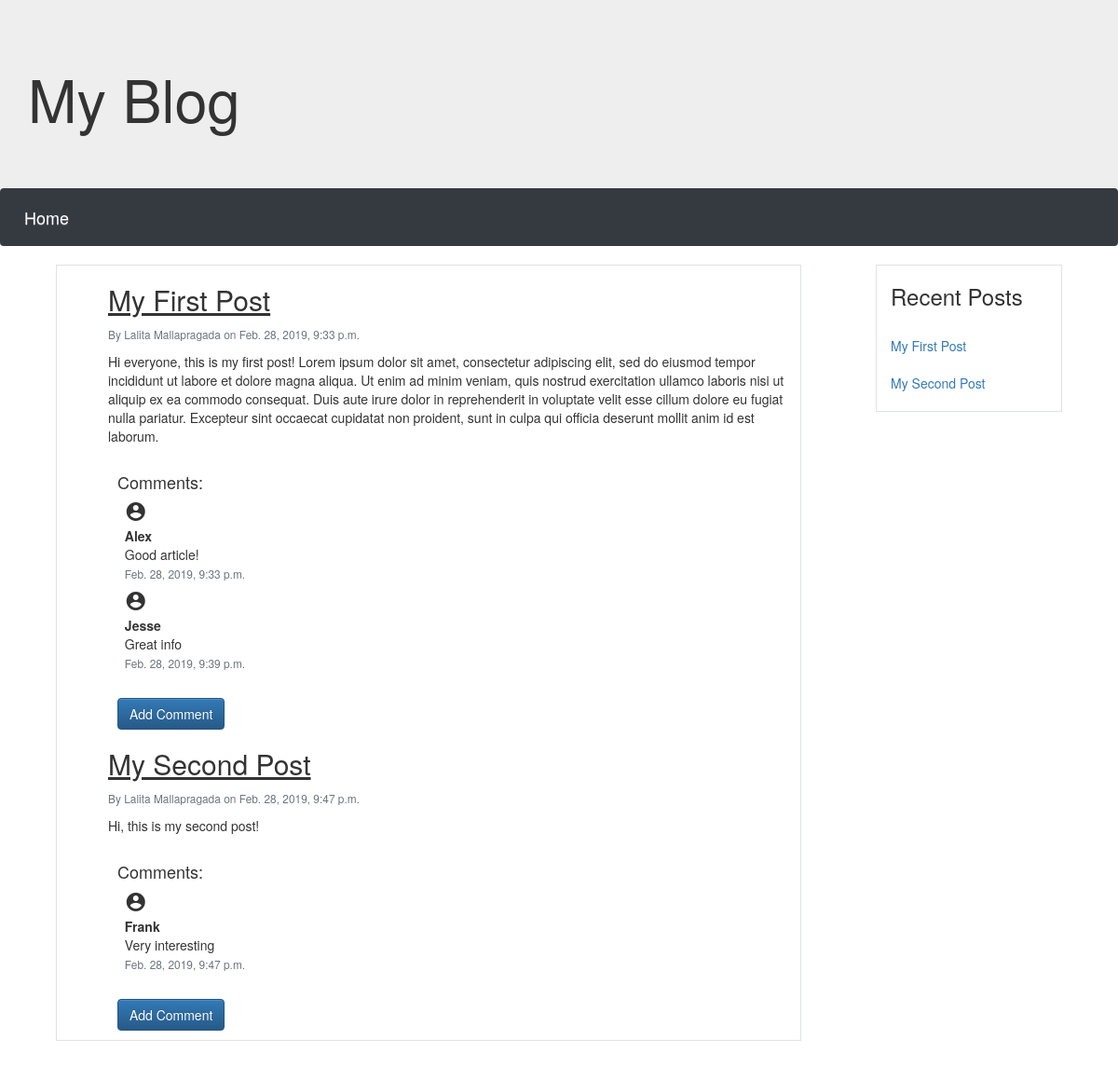
/blog/, run on an earlier commit of the app's database.
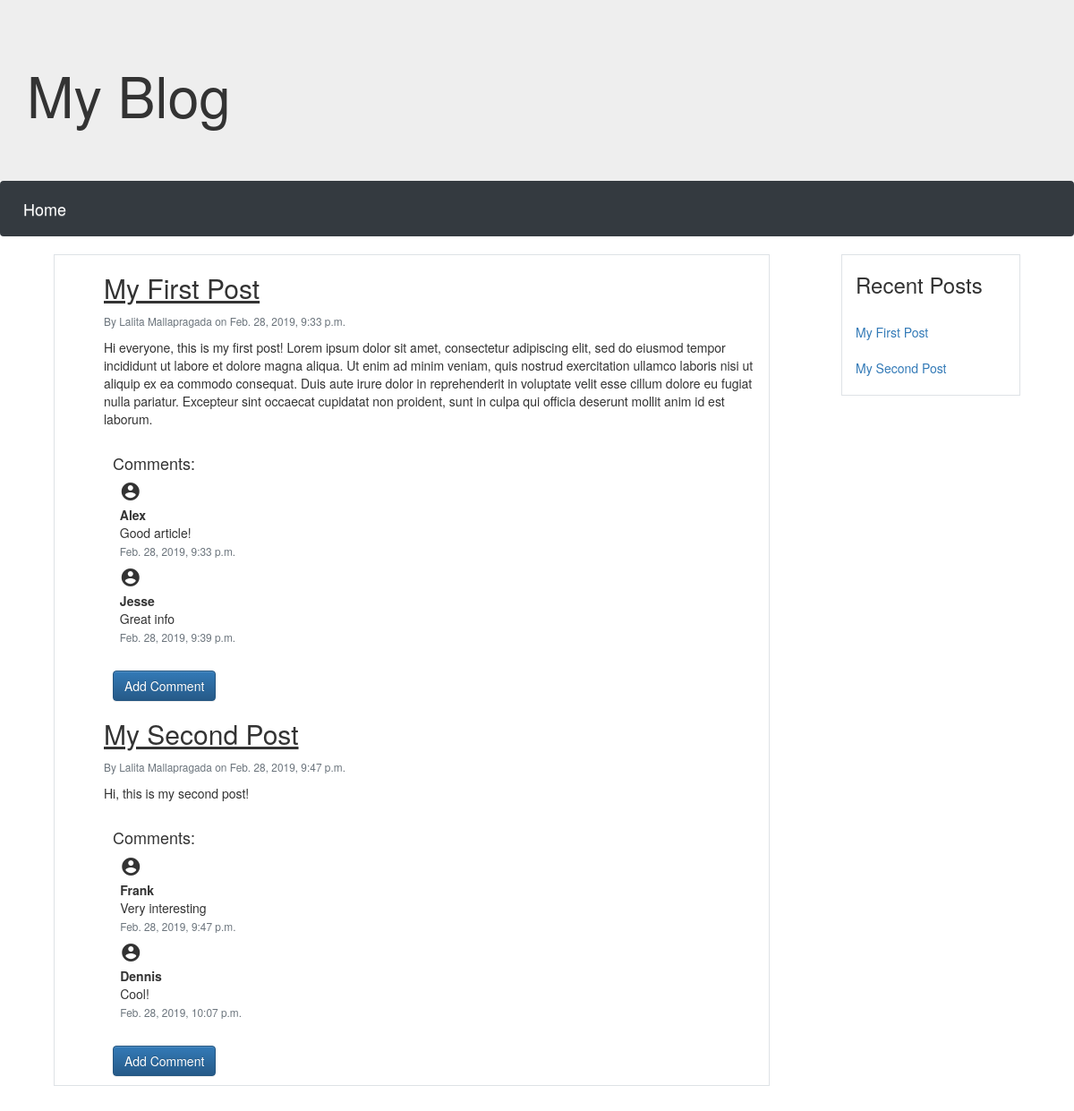
And on a later commit of the database.
### blog/models.py (models this page shows, shortened)
class Post(models.Model):
    id= models.IntegerField(primary_key=True)
    title = models.CharField(max_length=200)
    date = models.DateTimeField()
    author= models.ForeignKey(Owner, on_delete=models.CASCADE)
    text= models.TextField(default="")
    comments= models.ManyToManyField(Comment)

class Owner(models.Model):
    name = models.CharField(max_length=200)
    def __str__(self):
        return self.name

class Comment(models.Model):
    date = models.DateTimeField()
    author= models.CharField(max_length=200)
    text =  models.TextField(default="")

### blog/views.py (the view)
# urls.py: path('', views.index, name='index'),
def index(request):
    if request.method == "POST":
        form = CommentForm(request.POST)
        author = request.POST['author']
        text= request.POST['text']
        postId= request.POST['post_Id']
        date = datetime.now()
        comment = Comment.objects.create(author=author, text=text, date= date)
        curr_post= Post.objects.get(id= postId)
        curr_post.comments.add(comment)
        curr_post.save()
        return redirect('/blog/')
    else:
        form= CommentForm()
    posts= Post.objects.all()
    context={'blog_posts': posts, 'form': form}
    return render(request, "blog_page.html", context)

### myblog/templates/blog_page.html (shortened to what this page needs)
<!DOCTYPE html>
<html>
<head>
  <link rel="stylesheet" href="https://stackpath.bootstrapcdn.com/bootstrap/4.2.1/css/bootstrap.min.css">
<link rel="stylesheet" href="https://maxcdn.bootstrapcdn.com/bootstrap/3.3.7/css/bootstrap.min.css">
<link rel="stylesheet" href="https://maxcdn.bootstrapcdn.com/bootstrap/3.3.7/css/bootstrap-theme.min.css">
</head>
<body>
  <div class="jumbotron jumbotron-fluid col-sm-12">
  <div class="container">
    <h1 class="display-4">My Blog</h1>
  </div>
</div>
<nav class="navbar navbar-dark bg-dark">
  <a class="navbar-brand nav-item nav-link mr-auto" href="#">Home</a>
</nav>
  <div class="col-xs-12 col-sm-8 posts border ">
    <ul>
      <li >
        {% for post in blog_posts %}
        <h2 id="post_{{post.id}}">{{ post.title}}</h2>
          <small class="text-muted"> By {{ post.author}} on {{ post.date }} </small>
          <p class="text">{{ post.text }} </p>
          <div class="m-3" id= "comments_{{post.id}}">
            <h4>Comments:</h4>
            {% for comment in post.comments.all %}
            <div class= "comm">
              <span class="ic"><i class="material-icons account_icon">account_circle</i></span>
              <span class="comm_detail"><b>{{comment.author}}</b><br/>
                {{comment.text}} <br/>
              <small class="text-muted">{{comment.date}}</small> <br/></span>
            </div>
            {% endfor %}
          </div>
      <button class= "btn btn-primary m-3 add_comm " type="button" id= "new_comm_{{post.id}}" onclick="showForm({{post.id}})">Add Comment</button>
      {% endfor %}
    </li>
  </ul>
</div>
  <div class="recent col-sm-2 hidden-xs border">
    <h3>Recent Posts</h3><br/>
    <nav class="nav flex-column">
       {% for post in blog_posts|slice:"5" %}
       <a href='#post_{{post.id}}'>{{ post.title }}</a><br/>
      {% endfor %}
    </nav>
  </div>
<div class= "col-sm-1">
</div>
</body>
</html>

### myblog/templates/blog_page.html (style rules this page uses)
div { display:inline-block; }
li { list-style-type: none; }
h2 { text-decoration: underline; }
.jumbotron { margin-bottom:0px; }
.ic { display: inline-block; vertical-align: top; }
.comm_detail { display: inline-block; }
.add_comm { display: block; margin-bottom:10%; }
.comm { display: block; margin:5%; }
.nav-item { float: left; }
.recent { float:right; margin-right:5%; }
.posts { margin-left: 5%; margin-bottom:5%; }
.text { margin-top: 10px; }
span { display: inline; }

What changed in the data, as far as the page shows it:
added Comment: author "Dennis", text "Cool!", date "Feb. 28, 2019, 10:07 p.m.", shown under Post "My Second Post"
